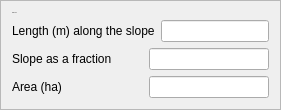
             <widget class="QFrame" name="frame_3">
              <property name="frameShape">
               <enum>QFrame::StyledPanel</enum>
              </property>
              <property name="frameShadow">
               <enum>QFrame::Raised</enum>
              </property>
              <layout class="QGridLayout" name="gridLayout_4">
               <item row="2" column="0">
                <layout class="QHBoxLayout" name="horizontalLayout_20">
                 <item>
                  <widget class="QLabel" name="label_20">
                   <property name="text">
                    <string>Slope as a fraction</string>
                   </property>
                  </widget>
                 </item>
                 <item>
                  <widget class="QLineEdit" name="slope_source">
                   <property name="maximumSize">
                    <size>
                     <width>120</width>
                     <height>16777215</height>
                    </size>
                   </property>
                   <property name="alignment">
                    <set>Qt::AlignCenter</set>
                   </property>
                  </widget>
                 </item>
                </layout>
               </item>
               <item row="3" column="0">
                <layout class="QHBoxLayout" name="horizontalLayout_23">
                 <item>
                  <widget class="QLabel" name="label_23">
                   <property name="text">
                    <string>Area (ha)</string>
                   </property>
                  </widget>
                 </item>
                 <item>
                  <widget class="QLineEdit" name="area_source">
                   <property name="maximumSize">
                    <size>
                     <width>120</width>
                     <height>16777215</height>
                    </size>
                   </property>
                   <property name="alignment">
                    <set>Qt::AlignCenter</set>
                   </property>
                  </widget>
                 </item>
                </layout>
               </item>
               <item row="1" column="0">
                <layout class="QHBoxLayout" name="horizontalLayout_19">
                 <item>
                  <widget class="QLabel" name="label_19">
                   <property name="text">
                    <string>Length (m) along the slope</string>
                   </property>
                  </widget>
                 </item>
                 <item>
                  <widget class="QLineEdit" name="length_source">
                   <property name="maximumSize">
                    <size>
                     <width>120</width>
                     <height>16777215</height>
                    </size>
                   </property>
                   <property name="alignment">
                    <set>Qt::AlignCenter</set>
                   </property>
                  </widget>
                 </item>
                </layout>
               </item>
               <item row="0" column="0">
                <widget class="QLabel" name="label_25">
                 <property name="font">
                  <font>
                   <family>Georgia</family>
                   <pointsize>-1</pointsize>
                  </font>
                 </property>
                 <property name="text">
                  <string>Source Area</string>
                 </property>
                </widget>
               </item>
              </layout>
             </widget>
